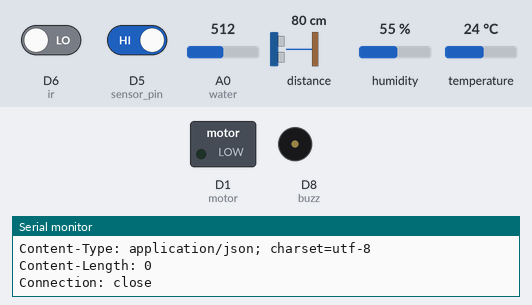
A sketch run on a simulated ESP8266 (NodeMCU). Parts: switched loads named in the sketch (green lamp = pin HIGH), buzzer (waves = sounding), the last lines printed to the serial monitor. Wiring (inferred from the names in the program): ultrasonic range finder: trigger D2; echo D3. The inputs (shaded band) are chosen by the test bench; at power-on: D5 (sensor_pin) HIGH, D6 (ir) LOW, distance to the obstacle 80 cm, A0 (water) = 512, humidity 55 %, temperature 24 °C. The echo pulse lasts 58.3 µs per cm; WiFi joins after 1.5 s; servers stay silent unless stated; uploads are accepted with an empty reply; pins used as bus, display or sensor lines are not drawn.

Above: at 2.8 s.
2.9 s: D5 (sensor_pin) driven LOW
7.8 s: D6 (ir) driven HIGH
12.8 s: distance to the obstacle set to 14 cm
22.4 s: distance to the obstacle set to 11 cm
36.4 s: D6 (ir) driven LOW
At 45.23 s:
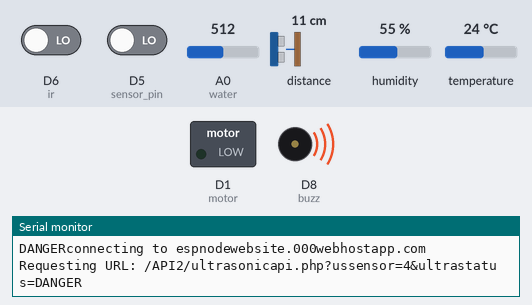
46.9 s: D5 (sensor_pin) driven HIGH
Timing chart, 0 to 49.9 s (numbered marks = the images above; inputs shaded):
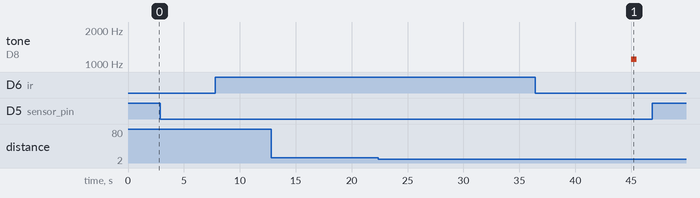

The sketch:

IRRIGATION.ino
```cpp
#include <ESP8266WiFi.h>
#include <DHT.h>
#define trigPin D2
#define echoPin D3
#define DHTPIN D7

DHT dht(DHTPIN, DHT11);

const char* ssid="Bangladesh";
const char* password="yash1234";
const char* host="espnodewebsite.000webhostapp.com";
String ultrastatus ="SAFE";
String irstatus = "NO_OBSTACLE";
String sstatus = "NO_WATER_REQUIRED";
String wstatus = "TANK_FULL";
int sensor_pin = D5;
int water = A0;
int watervalue=0;
int buzz = D8;
int ir = D6;
int motor = D1;
void setup()
{

  Serial.begin(115200);
  dht.begin();
  delay(100);
  Serial.println();
  Serial.println();
  pinMode(trigPin, OUTPUT);
  pinMode(echoPin, INPUT);
  pinMode(sensor_pin,INPUT);
  pinMode(ir,INPUT);
  pinMode(water,INPUT);
  pinMode(DHTPIN,INPUT);
  pinMode(buzz,OUTPUT);
  pinMode(motor,OUTPUT);


  Serial.print("Connecting to ");
  Serial.println(ssid);

  WiFi.begin(ssid, password);
  while (WiFi.status() != WL_CONNECTED) {
    delay(500);
    Serial.print(".");
  }

  Serial.println("");
  Serial.println("WiFi connected");
  Serial.println("IP address: ");
  Serial.println(WiFi.localIP());
  Serial.print("Netmask: ");
  Serial.println(WiFi.subnetMask());
  Serial.print("Gateway: ");
  Serial.println(WiFi.gatewayIP());
}


void loop()
{

  int irval=digitalRead(ir);
  float h;
  float t;
  long duration, inches, cm;
  digitalWrite(trigPin, LOW);
  delayMicroseconds(2);
  digitalWrite(trigPin, HIGH);
  delayMicroseconds(5);
  digitalWrite(trigPin, LOW);

  // Take reading on echo pin
  duration = pulseIn(echoPin, HIGH);

  // convert the time into a distance
  inches = microsecondsToInches(duration);
  cm = microsecondsToCentimeters(duration);

// Now adding all the code


//Obstacle detection Code
//
if (irval==1)
{
  Serial.println("NO_OBSTACLE DETECTED");
  irstatus="NO_OBSTACLE";
//  digitalWrite(motor,LOW);
}
else
{
//  digitalWrite(motor,LOW);
  Serial.println("OBSTACLE DETECTED");
  irstatus ="OBSTACLE_DETECTED";
  Serial.print("connecting to ");
  Serial.println(host);
  WiFiClient client;
  const int httpPort = 80;

if (!client.connect(host, httpPort))
{
    Serial.println("connection failed");
    return;
}

  String url =  "/API2/irsensorapi.php?irsensor=" + String(irval)+"&irstatus=" + String(irstatus);
  Serial.print("Requesting URL: ");
  Serial.println(url);

  client.print(String("GET ") + url + " HTTP/1.1\r\n" +
               "Host: " + host + "\r\n" +
               "Connection: close\r\n\r\n");
  delay(500);

while(client.available())
{
  String line = client.readStringUntil('\r');
  Serial.print(line);
}
  Serial.println();
  Serial.println("closing connection");
  delay(3000);
}
//

//Ultrasonic Sensor Code


Serial.print(inches);
Serial.print("in, ");
Serial.print(cm);
Serial.print("cm");
Serial.println();


if(inches<10 && inches>=7)
{
  Serial.println("SAFE");
  ultrastatus = "SAFE";
//  digitalWrite(motor,LOW);
  noTone(buzz);
  Serial.print("connecting to ");
  Serial.println(host);

  WiFiClient client;
  const int httpPort = 80;

if (!client.connect(host, httpPort))
{
  Serial.println("connection failed");
  return;
}

  String url2 = "/API2/ultrasonicapi.php?ussensor=" +String(inches)+"&ultrastatus=" + String(ultrastatus);
  Serial.print("Requesting URL: ");
  Serial.println(url2);

  client.print(String("GET ") + url2 + " HTTP/1.1\r\n" +
               "Host: " + host + "\r\n" +
               "Connection: close\r\n\r\n");
  delay(500);

while(client.available())
{
  String line2 = client.readStringUntil('\r');
  Serial.print(line2);
}

  Serial.println();
  Serial.println("closing connection");
  delay(3000);
}

else if(inches<7 && inches>=5)
{
  Serial.print("ALERT");
  ultrastatus="ALERT";
//  digitalWrite(motor,LOW);
  noTone(buzz);
  Serial.print("connecting to ");
  Serial.println(host);

  WiFiClient client;
  const int httpPort = 80;

if (!client.connect(host, httpPort))
{
  Serial.println("connection failed");
  return;
}
  String url2 = "/API2/ultrasonicapi.php?ussensor=" +String(inches)+"&ultrastatus=" + String(ultrastatus);
  Serial.print("Requesting URL: ");
  Serial.println(url2);

  client.print(String("GET ") + url2 + " HTTP/1.1\r\n" +
               "Host: " + host + "\r\n" +
               "Connection: close\r\n\r\n");
  delay(500);

while(client.available())
{
  String line2 = client.readStringUntil('\r');
  Serial.print(line2);
}

  Serial.println();
  Serial.println("closing connection");
  delay(3000);

}

else if(inches<5 && inches>0)
{
  Serial.print("DANGER");
  ultrastatus="DANGER";
//  digitalWrite(motor,HIGH);
  tone(buzz,1100,500);
  Serial.print("connecting to ");
  Serial.println(host);

  WiFiClient client;
  const int httpPort = 80;

if (!client.connect(host, httpPort))
{
  Serial.println("connection failed");
  return;
}
  String url2 = "/API2/ultrasonicapi.php?ussensor=" +String(inches)+"&ultrastatus=" + String(ultrastatus);
  Serial.print("Requesting URL: ");
  Serial.println(url2);

  client.print(String("GET ") + url2 + " HTTP/1.1\r\n" +
               "Host: " + host + "\r\n" +
               "Connection: close\r\n\r\n");
  delay(500);

while(client.available())
{
  String line2 = client.readStringUntil('\r');
  Serial.print(line2);
}

  Serial.println();
  Serial.println("closing connection");
  delay(3000);

}
 delay(200);


//WATER  SENSOR

watervalue = analogRead(water);
Serial.println("Water value is:");
Serial.println(watervalue);

if (watervalue <= 200)
{
  Serial.println("FILL_TANK");
  wstatus="FILL_TANK";
//  digitalWrite(motor,LOW);
}
else
{
  Serial.println("TANK_FULL");
  wstatus="TANK_FULL";
//  digitalWrite(motor,LOW);
  Serial.print("connecting to ");
  Serial.println(host);
  WiFiClient client;
  const int httpPort = 80;

if (!client.connect(host, httpPort))
{
    Serial.println("connection failed");
    return;
}

  String url3 = "/API2/watersensorapi.php?wsensor=" + String(watervalue)+"&wstatus=" + String(wstatus);
  Serial.print("Requesting URL: ");
  Serial.println(url3);

  client.print(String("GET ") + url3 + " HTTP/1.1\r\n" +
               "Host: " + host + "\r\n" +
               "Connection: close\r\n\r\n");
  delay(500);

while(client.available())
{
  String line3 = client.readStringUntil('\r');
  Serial.print(line3);
}
  Serial.println();
  Serial.println("closing connection");
  delay(3000);
}

//DHT SENSOR CODE

h = dht.readHumidity();
t = dht.readTemperature();

if (isnan(h) || isnan (t))
{
Serial.println("Failed to read the DHT sensor");
return;
//digitalWrite(motor,LOW);
 }
else
{
Serial.println("humidity value is:");
Serial.println(h);
Serial.println("temprature value is:");
Serial.println(t);
//digitalWrite(motor,LOW);
  Serial.print("connecting to ");
  Serial.println(host);
  WiFiClient client;
  const int httpPort = 80;

if (!client.connect(host, httpPort))
{
    Serial.println("connection failed");
    return;
}

  String url4 =  "/API2/tempapi.php?temp=" + String(t)+"&hum=" + String(h);
  Serial.print("Requesting URL: ");
  Serial.println(url4);

  client.print(String("GET ") + url4 + " HTTP/1.1\r\n" +
               "Host: " + host + "\r\n" +
               "Connection: close\r\n\r\n");
  delay(500);

while(client.available())
{
  String line4 = client.readStringUntil('\r');
  Serial.print(line4);
}
  Serial.println();
  Serial.println("closing connection");
  delay(3000);
}


//soil moisture code
//int moisture_percentage;
int moisturevalue=digitalRead(sensor_pin);
//
//  moisture_percentage = ( 100.00 - ( (digitalRead(sensor_pin)/1023.00) * 100.00 ) );

//    Serial.println("Soil Moisture(in Percentage) = ");
//    Serial.println(moisture_percentage);
//    Serial.print("%");
//    Serial.println("Soil Moisture Monitor");
//    Serial.println(moisture_percentage);

Serial.println("Soil Moisture=");
Serial.println(moisturevalue);
if (moisturevalue==0)
{
  Serial.println("NO_WATER_REQUIRED");
  sstatus="NO_WATER_REQUIRED";
//  digitalWrite(motor,LOW);
}
else
{
  Serial.println("WATER_REQUIRED");
  sstatus="WATER_REQUIRED";
//  digitalWrite(motor,HIGH);
  Serial.print("connecting to ");
  Serial.println(host);
  WiFiClient client;
  const int httpPort = 80;

if (!client.connect(host, httpPort))
{
    Serial.println("connection failed");
    return;
}

  String url5 =  "/API2/soilapi.php?ssensor=" + String(moisturevalue)+"&sstatus=" + String(sstatus);
  Serial.print("Requesting URL: ");
  Serial.println(url5);

  client.print(String("GET ") + url5 + " HTTP/1.1\r\n" +
               "Host: " + host + "\r\n" +
               "Connection: close\r\n\r\n");
  delay(500);

while(client.available())
{
  String line5 = client.readStringUntil('\r');
  Serial.print(line5);
}
  Serial.println();
  Serial.println("closing connection");
  delay(3000);
}

 Serial.print("connecting to ");
  Serial.println(host);
  WiFiClient client;
  const int httpPort = 80;

if (!client.connect(host, httpPort))
{
    Serial.println("connection failed");
    return;
}

  String url6 =  "/API2/warningapi.php?ustatus=" + String(ultrastatus)+"&dhth=" + String(h) +"&dhtt=" + String(t)+"&irstatus=" + String(irstatus)+"&sstatus=" + String(sstatus)+"&wstatus=" + String(wstatus);
  Serial.print("Requesting URL: ");
  Serial.println(url6);

  client.print(String("GET ") + url6 + " HTTP/1.1\r\n" +
               "Host: " + host + "\r\n" +
               "Connection: close\r\n\r\n");
  delay(500);

while(client.available())
{
  String line6 = client.readStringUntil('\r');
  Serial.print(line6);
}
  Serial.println();
  Serial.println("closing connection");
  delay(3000);

if((moisturevalue==1 || moisturevalue==0) && watervalue <= 100)
{
Serial.println("THE WATER IS PROCESSING FOR");
digitalWrite(motor,HIGH);
}
else if((moisturevalue==1 || moisturevalue==0) && watervalue >=150)
{
  digitalWrite(motor,LOW);
}
else
{
  digitalWrite(motor,LOW);
}
}

long microsecondsToInches(long microseconds)
{
return microseconds/74/2;
}

long microsecondsToCentimeters(long microseconds)
{
return microseconds /29/2;
}
```
